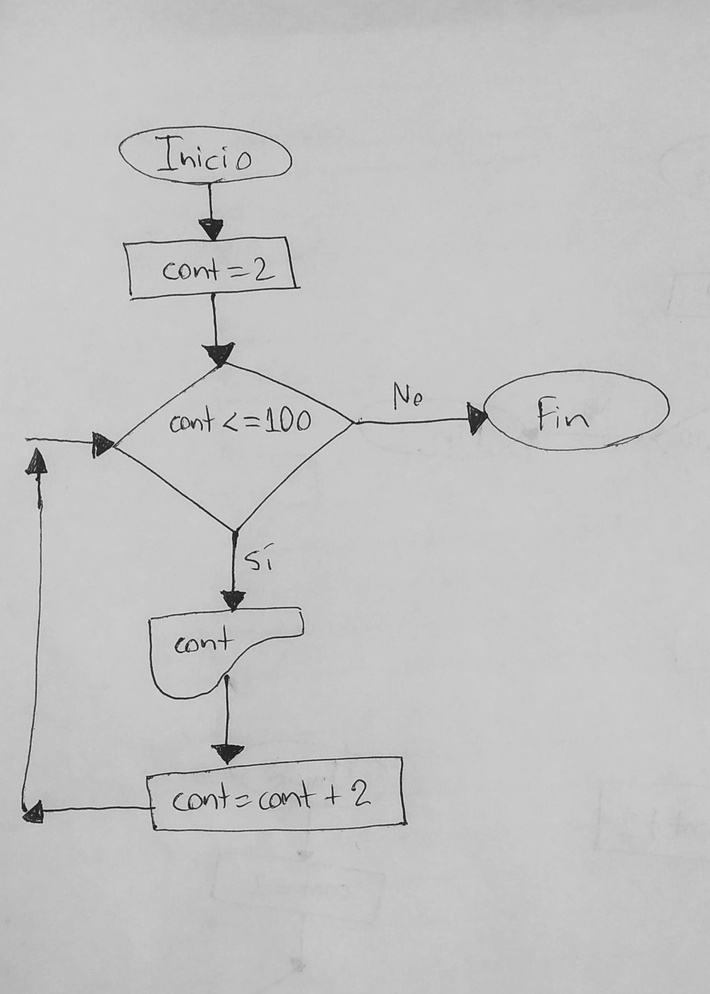
#> input picture Images/1.jpg, 710 x 994 px, shrunk from 1914 x 2682 before the run, found by its file name
$ python testing_data_augmentation.py
#> lines starting #> are read from the running program, lines starting #| are printed output that depends on the picture
import copy

import cv2
import imutils
import numpy as np


class DataAugmentation(object):
	"""docstring for DataAugmentation."""

	def __init__(self, image_path):
#> called with image_path = '/home/david/Escritorio/set1/1.jpg'
		super(DataAugmentation, self).__init__()
		self.image = cv2.imread(image_path)
#> self.image is the input picture: shape (994, 710, 3); min 9, max 236, mean 195.5

	# [33 lines left out: functions change_brightness_and_contrast, apply_gamma_correction, rotate_bit, rotate_a_bit, not called in this run]


	def tilt(self):
		src = copy.deepcopy(self.image)

		# srcTri = np.array(
		#     [[0, 0], [src.shape[1] - 1, 0], [0, src.shape[0] - 1]]
		# ).astype(np.float32)
		src_points = np.array([
			[0,0],
			[src.shape[1]-1, 0],
			[src.shape[1]-1, src.shape[0]-1]
		]).astype(np.float32)
#> src_points = [[0, 0], [709, 0], [709, 993]]

		# dstTri = np.array(
		#     [[0, src.shape[1]*0.2], [src.shape[1]*0.55, src.shape[0]*0.25],
		#     [src.shape[1]*0.15, src.shape[0]*0.5]
		# ).astype(np.float32)
		dest_src_points = np.array([
			[src.shape[1]*0.04,0],
			[src.shape[1]-1, 0],
			[src.shape[1]*0.96, src.shape[0]-1]
		]).astype(np.float32)
#> dest_src_points = [[28.4, 0], [709, 0], [681.6, 993]]
		warp_mat = cv2.getAffineTransform(src_points, dest_src_points)
#> warp_mat = [[0.96, -0.0276, 28.4], [0, 1, 0]]
		warp_dst = cv2.warpAffine(src, warp_mat, (src.shape[1], src.shape[0]))
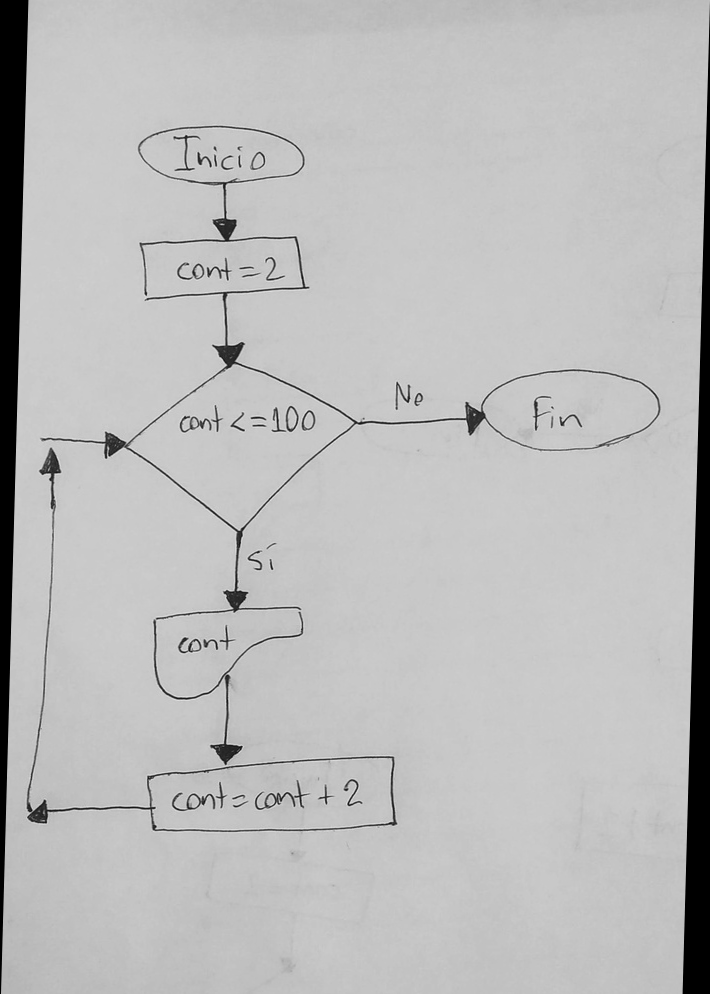
#> warp_dst: shape (994, 710, 3); min 0, max 230, mean 187.7

		return warp_dst


	# [27 lines left out: functions to_gray_scales, skeletonization, add_gaussian_noise, not called in this run]

image_path = "/home/david/Escritorio/set1/1.jpg"
daug = DataAugmentation(image_path)

# [7 lines of commented-out code are left out]
cv2.imwrite("sampling.jpg", daug.tilt())
